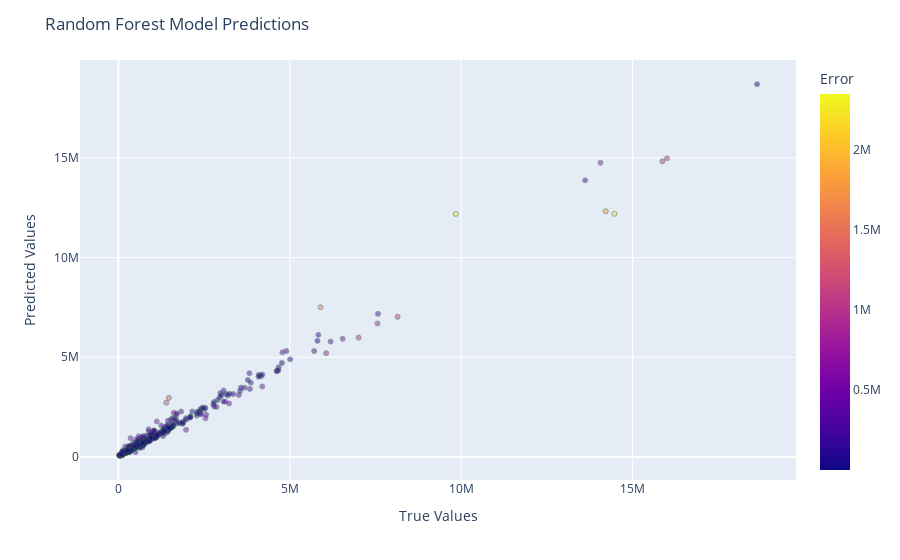

Source (notebook cell):
### Code cell
plot_results(y_valid, y_pred_rf, 'Random Forest Model Predictions')

### Figure 1 — Plotly figure (JSON) as saved in the notebook; plotly's stock layout.template omitted (floating-point values rounded to 4 significant figures; data arrays with more than 128 entries replaced by an {"elided": "..."} marker saying what was removed)
{"data": [{"hovertemplate": "<b>%{hovertext}</b><br><br>x=%{x}<br>y=%{y}<br>color=%{marker.color}<extra></extra>", "hovertext": {"elided": "369 int values"}, "legendgroup": "", "marker": {"color": {"elided": "369 float values"}, "coloraxis": "coloraxis", "line": {"color": "DarkSlateGrey", "width": 1}, "opacity": 0.5, "size": 5, "symbol": "circle"}, "mode": "markers", "name": "", "orientation": "v", "showlegend": false, "type": "scatter", "x": {"elided": "369 int values"}, "xaxis": "x", "y": {"elided": "369 float values"}, "yaxis": "y"}], "layout": {"coloraxis": {"colorbar": {"title": {"text": "Error"}}, "colorscale": [[0, "#0d0887"], [0.1111, "#46039f"], [0.2222, "#7201a8"], [0.3333, "#9c179e"], [0.4444, "#bd3786"], [0.5556, "#d8576b"], [0.6667, "#ed7953"], [0.7778, "#fb9f3a"], [0.8889, "#fdca26"], [1, "#f0f921"]]}, "legend": {"tracegroupgap": 0}, "margin": {"t": 60}, "title": {"text": "Random Forest Model Predictions"}, "xaxis": {"anchor": "y", "domain": [0, 1], "title": {"text": "True Values"}}, "yaxis": {"anchor": "x", "domain": [0, 1], "title": {"text": "Predicted Values"}}}}
